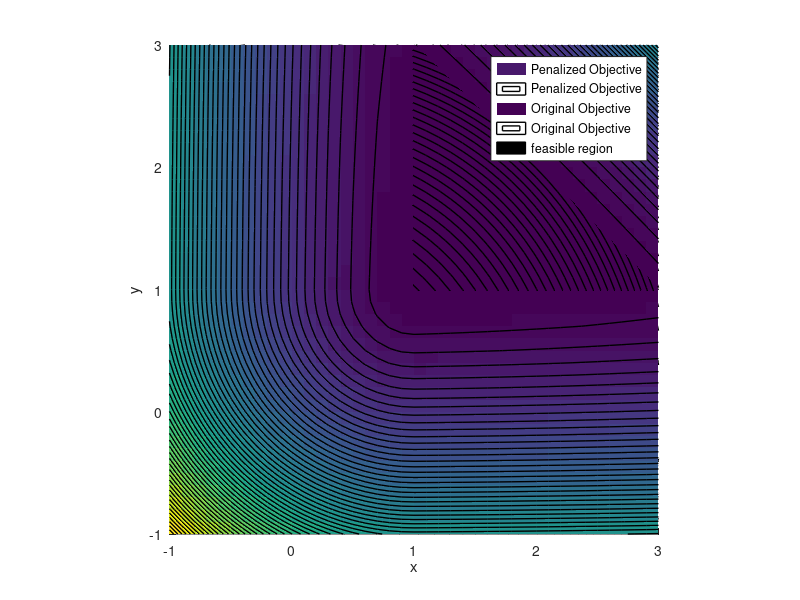

Write MATLAB code to recreate this figure. (Note: this script raises an error after producing the figure.)
obj_fun=@(x,y) x.^2+y.^2;
x0=[10;10];

R=100;
g1_fun=@(x,y)x+y-4;
g2_fun=@(x,y)1-x;
g3_fun=@(x,y)1-y;
obj_penalty_fun=@(x,y) obj_fun(x,y)+R*(max(0,g1_fun(x,y))).^2+R*(max(0,g2_fun(x,y))).^2+R*(max(0,g3_fun(x,y))).^2;

solution=fminsearch(@(x)obj_penalty_fun(x(1),x(2)),x0)



plot_range=[-1 3 -1 3]; % -4<x<4, -3<y<5

figure;
hold on;
[X, Y]=meshgrid(plot_range(1):0.1:plot_range(2),plot_range(3):0.1:plot_range(4));
Z=obj_penalty_fun(X,Y);
surf(X,Y,Z,'EdgeColor','none');
xlabel('x');
ylabel('y');
contour3(X,Y,Z,60,'black','LineWidth',1);

[X, Y]=meshgrid(plot_range(1):0.1:plot_range(2),plot_range(3):0.1:plot_range(4));
Z=obj_fun(X,Y);
surf(X,Y,Z,'EdgeColor','none');
xlabel('x');
ylabel('y');
contour3(X,Y,Z,60,'black','LineWidth',1);

fill([1 3 1],[1 1 3],'k');
% (1,1),(3,1),(1,3)
legend('Penalized Objective','Penalized Objective','Original Objective','Original Objective','feasible region');

axis vis3d
axis(plot_range)
plotbrowser('on')
